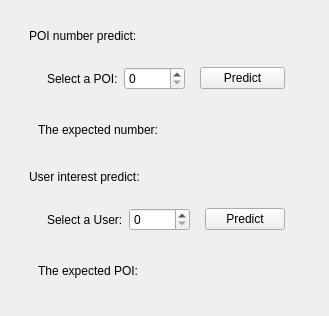
      <widget class="QWidget" name="e">
       <attribute name="title">
        <string>Prediction</string>
       </attribute>
       <layout class="QHBoxLayout" name="horizontalLayout_38">
        <item>
         <widget class="QWidget" name="widget_44" native="true">
          <layout class="QVBoxLayout" name="verticalLayout_23">
           <item>
            <widget class="QWidget" name="widget_46" native="true">
             <layout class="QVBoxLayout" name="verticalLayout_21">
              <item>
               <widget class="QLabel" name="label_48">
                <property name="text">
                 <string>POI number predict:</string>
                </property>
               </widget>
              </item>
              <item>
               <widget class="QWidget" name="widget_48" native="true">
                <layout class="QHBoxLayout" name="horizontalLayout_37">
                 <item>
                  <widget class="QWidget" name="widget_47" native="true">
                   <layout class="QHBoxLayout" name="horizontalLayout_36">
                    <item>
                     <widget class="QLabel" name="label_49">
                      <property name="text">
                       <string>Select a POI:</string>
                      </property>
                     </widget>
                    </item>
                    <item>
                     <widget class="QSpinBox" name="poi">
                      <property name="maximum">
                       <number>50834</number>
                      </property>
                     </widget>
                    </item>
                   </layout>
                  </widget>
                 </item>
                 <item>
                  <widget class="QPushButton" name="predict_1">
                   <property name="text">
                    <string>Predict</string>
                   </property>
                  </widget>
                 </item>
                </layout>
               </widget>
              </item>
              <item>
               <widget class="QWidget" name="widget_49" native="true">
                <layout class="QHBoxLayout" name="horizontalLayout_35">
                 <item>
                  <widget class="QLabel" name="label_50">
                   <property name="text">
                    <string>The expected number:</string>
                   </property>
                  </widget>
                 </item>
                 <item>
                  <widget class="QLabel" name="value_11">
                   <property name="text">
                    <string/>
                   </property>
                  </widget>
                 </item>
                 <item>
                  <widget class="QLabel" name="value_12">
                   <property name="text">
                    <string/>
                   </property>
                  </widget>
                 </item>
                 <item>
                  <widget class="QLabel" name="value_13">
                   <property name="text">
                    <string/>
                   </property>
                  </widget>
                 </item>
                </layout>
               </widget>
              </item>
             </layout>
            </widget>
           </item>
           <item>
            <widget class="QWidget" name="widget_50" native="true">
             <layout class="QVBoxLayout" name="verticalLayout_22">
              <item>
               <widget class="QLabel" name="label_52">
                <property name="text">
                 <string>User interest predict:</string>
                </property>
               </widget>
              </item>
              <item>
               <widget class="QWidget" name="widget_51" native="true">
                <layout class="QHBoxLayout" name="horizontalLayout_39">
                 <item>
                  <widget class="QWidget" name="widget_52" native="true">
                   <layout class="QHBoxLayout" name="horizontalLayout_40">
                    <item>
                     <widget class="QLabel" name="label_53">
                      <property name="text">
                       <string>Select a User:</string>
                      </property>
                     </widget>
                    </item>
                    <item>
                     <widget class="QSpinBox" name="user_predict">
                      <property name="maximum">
                       <number>22324</number>
                      </property>
                     </widget>
                    </item>
                   </layout>
                  </widget>
                 </item>
                 <item>
                  <widget class="QPushButton" name="predict_2">
                   <property name="text">
                    <string>Predict</string>
                   </property>
                  </widget>
                 </item>
                </layout>
               </widget>
              </item>
              <item>
               <widget class="QWidget" name="widget_53" native="true">
                <layout class="QHBoxLayout" name="horizontalLayout_41">
                 <item>
                  <widget class="QLabel" name="label_54">
                   <property name="text">
                    <string>The expected POI:</string>
                   </property>
                  </widget>
                 </item>
                 <item>
                  <widget class="QLabel" name="value_2">
                   <property name="text">
                    <string/>
                   </property>
                  </widget>
                 </item>
                </layout>
               </widget>
              </item>
             </layout>
            </widget>
           </item>
          </layout>
         </widget>
        </item>
        <item>
         <widget class="QWidget" name="widget_45" native="true"/>
        </item>
       </layout>
      </widget>
